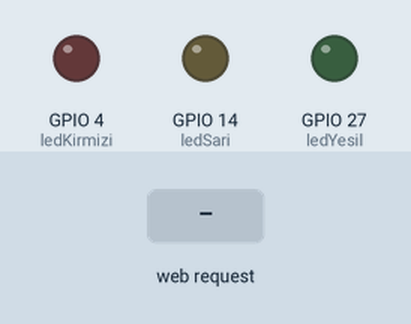
A sketch run on a simulated ESP32. On the bench: output pins drawn as LEDs (lit = HIGH). The inputs (shaded band) are chosen by the test bench. WiFi joins after 1.5 s; servers stay silent unless stated; what the sketch prints to the serial monitor is not drawn.

Above: at 2.7 s.
2.8 s: HTTP request GET /on received
At 3.3 s:
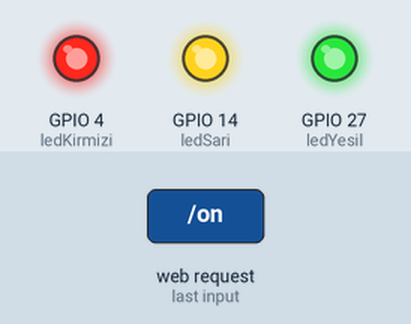
4.3 s: HTTP request GET /off received
At 5.6 s:
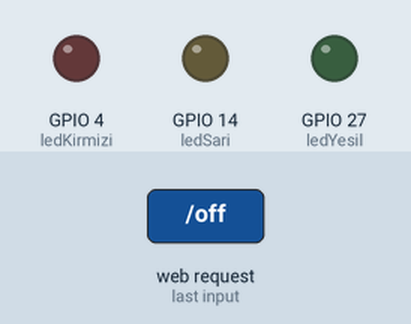
Timing chart, 0 to 7.3 s (numbered marks = the images above; inputs shaded):
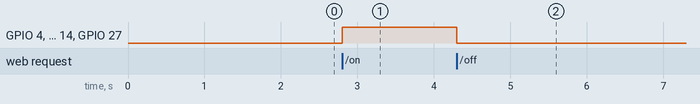

Measured:
- after the input at 2.8 s, GPIO 4 (ledKirmizi), GPIO 14 (ledSari), GPIO 27 (ledYesil): LOW → HIGH at once
- after the input at 4.3 s, GPIO 4 (ledKirmizi), GPIO 14 (ledSari), GPIO 27 (ledYesil): HIGH → LOW at once

The sketch:

mobildenledacmakapatma.ino
```cpp
#include <WiFi.h>

const char* ssid = "Bihtus";
const char* password = "Mertebru2002";

WiFiServer server(80);

int ledKirmizi = 4;
int ledSari    = 14;
int ledYesil   = 27;

void setup() {
  Serial.begin(115200);

  pinMode(ledKirmizi, OUTPUT);
  pinMode(ledSari, OUTPUT);
  pinMode(ledYesil, OUTPUT);

  // WiFi'ye bağlan
  WiFi.begin(ssid, password);
  while (WiFi.status() != WL_CONNECTED) {
    delay(500);
  }

  Serial.print("IP Adresi: ");
  Serial.println(WiFi.localIP());

  server.begin();
}

void loop() {
  WiFiClient client = server.available();
  if (!client) return;

  String req = client.readStringUntil('\n');

  // AÇ
  if (req.indexOf("/on") != -1) {
    digitalWrite(ledKirmizi, HIGH);
    digitalWrite(ledSari, HIGH);
    digitalWrite(ledYesil, HIGH);
  }

  // KAPAT
  if (req.indexOf("/off") != -1) {
    digitalWrite(ledKirmizi, LOW);
    digitalWrite(ledSari, LOW);
    digitalWrite(ledYesil, LOW);
  }

  // Basit HTML cevap
  client.println("HTTP/1.1 200 OK");
  client.println("Content-Type: text/html");
  client.println();
  client.println("<h1>ESP32 3 LED Kontrol</h1>");
  client.println("<p><a href='/on'>LEDLERİ AÇ</a></p>");
  client.println("<p><a href='/off'>LEDLERİ KAPAT</a></p>");

  client.stop();
}
```
